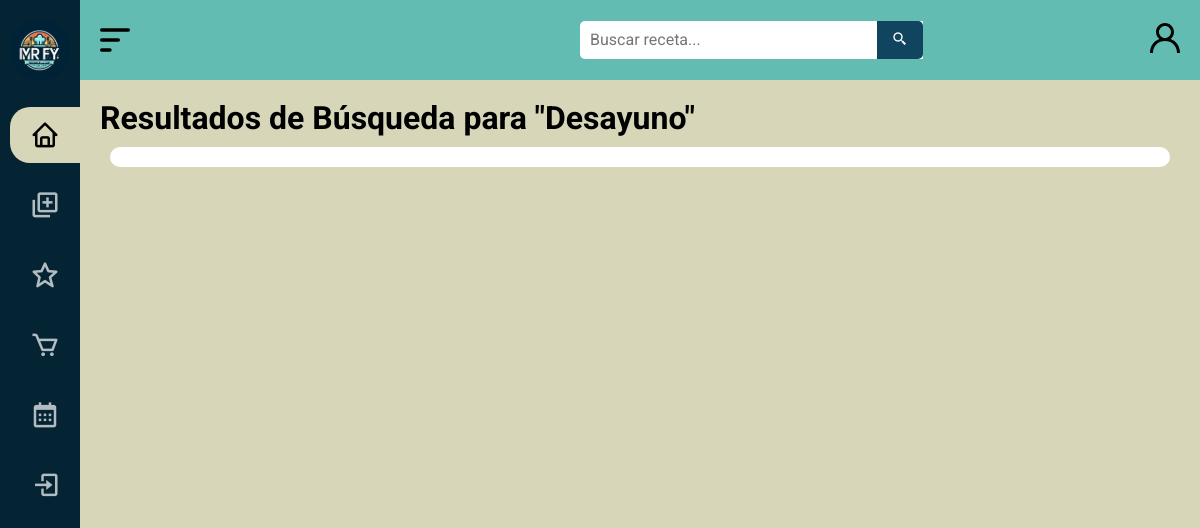
/search/?q=Desayuno, run on an earlier commit of the app's database.
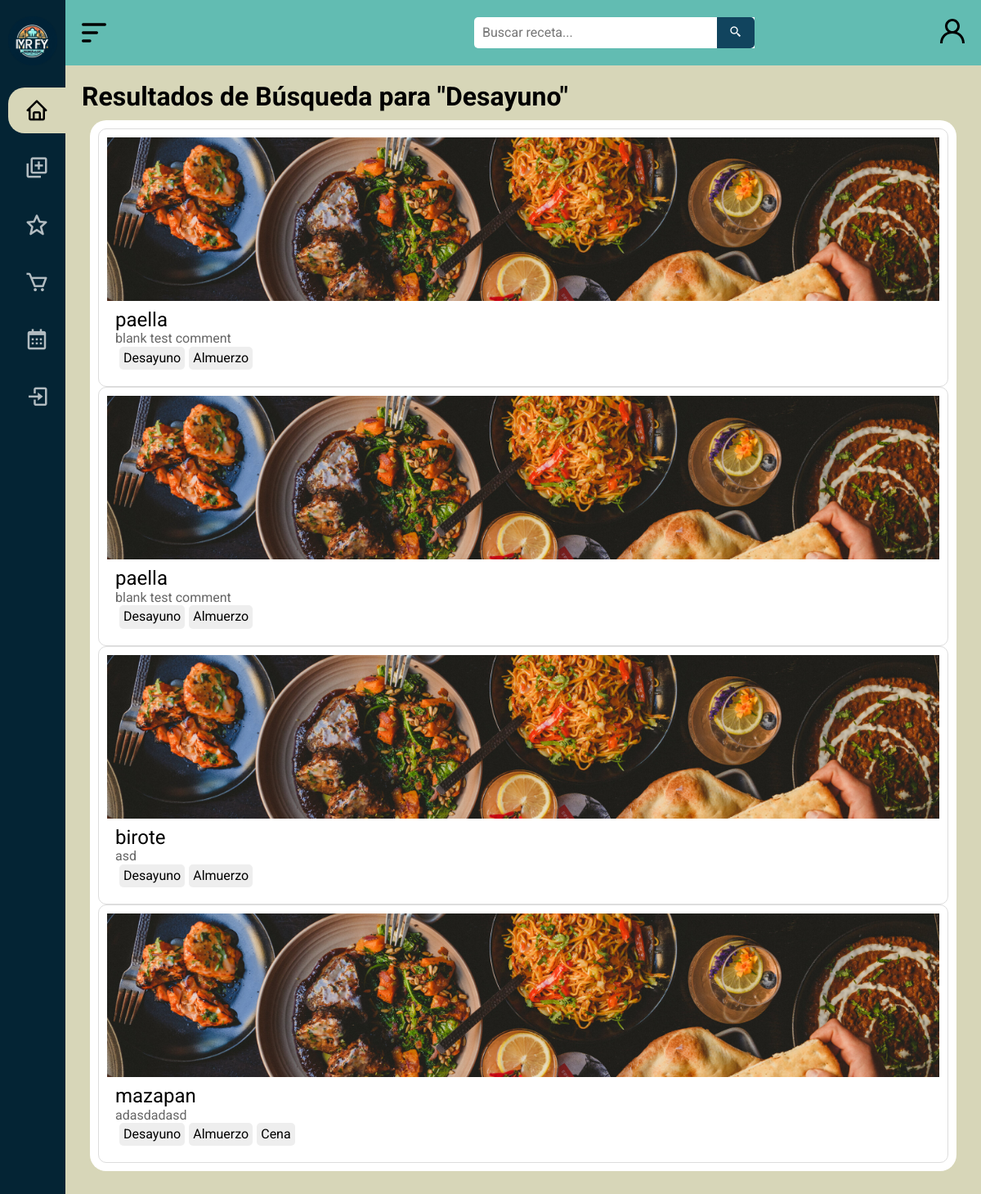
And on a later commit of the database.
### MRFY/models.py (models this page shows, shortened)
class Tag(models.Model):
    IDTag = models.AutoField(primary_key=True, unique=True)  # Clave primaria que coincide con la base de datos
    Nombre = models.CharField(max_length=100, null=False)

class Recipe(models.Model):
    IDReceta = models.AutoField(primary_key=True, unique=True)  # Clave primaria que coincide con la base de datos
    Autor = models.ForeignKey(settings.AUTH_USER_MODEL, on_delete=models.CASCADE, null=False)
    FechaCreación = models.DateTimeField(auto_now_add=True)
    Nombre = models.CharField(max_length=100, null=False)
    Calorias = models.CharField(max_length=50, null=True)
    CarbHidratos = models.CharField(max_length=50, null=True)
    Proteinas = models.CharField(max_length=50, null=True)
    Grasas = models.CharField(max_length=50, null=True)
    Instrucciones = models.TextField(null=True)
    Comentarios = models.TextField(null=True)
    Valoración = models.DecimalField(max_digits=3, decimal_places=1, null=True)
    TiempoPreparación = models.CharField(max_length=50, null=True)
    Imagen = models.TextField(default='images/wallpaper4.jpg')
    Etiquetas = models.ManyToManyField('Tag', through='RecipeTag')
    Ingredientes = models.ManyToManyField('Ingredient', through='RecipeIngredient')

### MRFY/views.py (the view)
# urls.py: path('search/', search, name='search'),
def search(request):
    query = request.GET.get('q')
    recipes = []
    if query:
        recipes = Recipe.objects.filter(
            Q(Nombre__icontains=query) |  # Buscar en el nombre de la receta
            Q(Etiquetas__Nombre__icontains=query)  # Buscar en los nombres de las etiquetas asociadas a las recetas
        ).distinct()
    return render(request, 'search/search.html', {'recipes': recipes, 'query': query, 'user': request.user})

### MRFY/templates/search/search.html (shortened to what this page needs)
{% load static %}
{% load custom_filters %}
<!DOCTYPE html>
<html lang="es">
<head>
    <link rel="stylesheet" href="{% static 'css/normalize.css' %}">
    <link rel="stylesheet" href="{% static 'css/estilos2.css' %}">
    <link href='https://unpkg.com/boxicons@2.1.4/css/boxicons.min.css' rel='stylesheet'>
</head>
<body id="body">
    <header id="header" class="header_standard">
        <div class="icon__menu">
            <img src="{% static 'images/menu-alt-1-svgrepo-com.svg' %}" alt="icono" class="svg__icon" id="btn_open">
        </div>
        <div class="search__box">
            <form action="{% url 'search' %}" method="GET">
                <input type="text" name="q" class="search__input" placeholder="Buscar receta...">
                <button class="search__button" type="submit">
                    <i class="bx bx-search-alt-2"></i>
                </button>
            </form>
        </div>
        <div class="icon__login">
            <a href="#" class="login">
                <img src="{% static 'images/profile-1335-svgrepo-com.svg' %}" alt="" class="svg__icon" title="Iniciar sesion">
            </a>
        </div>
    </header>
    <div class="menu__side" id="menu_side">
        <div class="name__page">
            <a href="/inicio">
                <img src="{% static 'images/icon.png' %}" alt="icono" class="icon">
            </a>
        </div>
        <div class="options__menu">
            <a href="/inicio" class="select">
                <div class="option">
                    <i class='bx bx-home' title="Inicio"></i>
                </div>
            </a>
            <a href="/recipeform">
                <div class="option">
                    <i class='bx bx-add-to-queue' title="Subir receta"></i>
                </div>
            </a>
            <a href="#">
                <div class="option">
                    <i class='bx bx-star' title="Favoritos"></i>
                </div>
            </a>
            {% if user.is_authenticated %}
            <a href="/lista">
            {% else %}
            <a href="/login">
            {% endif %}
                <div class="option">
                    <i class='bx bx-cart' title="Lista de compras"></i>
                </div>
            </a>
            <a href="#">
                <div class="option">
                    <i class='bx bx-calendar' title="Recetario semanal"></i>
                </div>
            </a>
            {% if user.is_authenticated %}
            <a href="/logout">
                <div class="option">
                    <i class='bx bx-log-out' title="Logout"></i>
                    <h4>Cerrar sesion</h4>
                </div>
            </a>
            {% else %}
            <a href="/login">
                <div class="option">
                    <i class='bx bx-log-in' title="Login"></i>
                </div>
            </a>
            {% endif %}
        </div>
    </div>
    <main>
        <h1>Resultados de Búsqueda para "{{ query }}"</h1>
        <div class="main__container">
            {% for recipe in recipes %}
            <div class="recipe-card">
                <a href="{% url 'recipe_detail' recipe.IDReceta %}">
                <div class="recipe-image">
                    <img src="{% static recipe.Imagen %}" alt="Receta">
                </div>
                <div class="recipe-content">
                    <h2 class="recipe-title">{{ recipe.Nombre }}</h2>
                    <p class="recipe-description">{{ recipe.Comentarios }}</p>
                    <div class="recipe-tags">
                        {% for tag in recipe.Etiquetas.all %}
                        <a href="{% url 'search' %}?q={{ tag.Nombre }}" class="tag">{{ tag.Nombre }}</a>
                        {% endfor %}
                    </div>
                </div>
                </a>
            </div>
            {% endfor %}
        </div>
    </main>
</body>
</html>

What changed in the data, as far as the page shows it:
now on this page (row edited): Recipe: Imagen (picture), Nombre "paella", Comentarios "blank test comment", Tag (Nombre "Desayuno")
now on this page (row unchanged): Tag: Nombre "Almuerzo"
now on this page (row edited): Recipe: Imagen (picture), Nombre "paella", Comentarios "blank test comment", Tag (Nombre "Desayuno")
now on this page (row edited): Recipe: Imagen (picture), Nombre "birote", Comentarios "asd", Tag (Nombre "Desayuno")
now on this page (row edited): Recipe: Imagen (picture), Nombre "mazapan", Comentarios "adasdadasd", Tag (Nombre "Desayuno")
now on this page (row unchanged): Tag: Nombre "Cena", shown under "mazapan"
